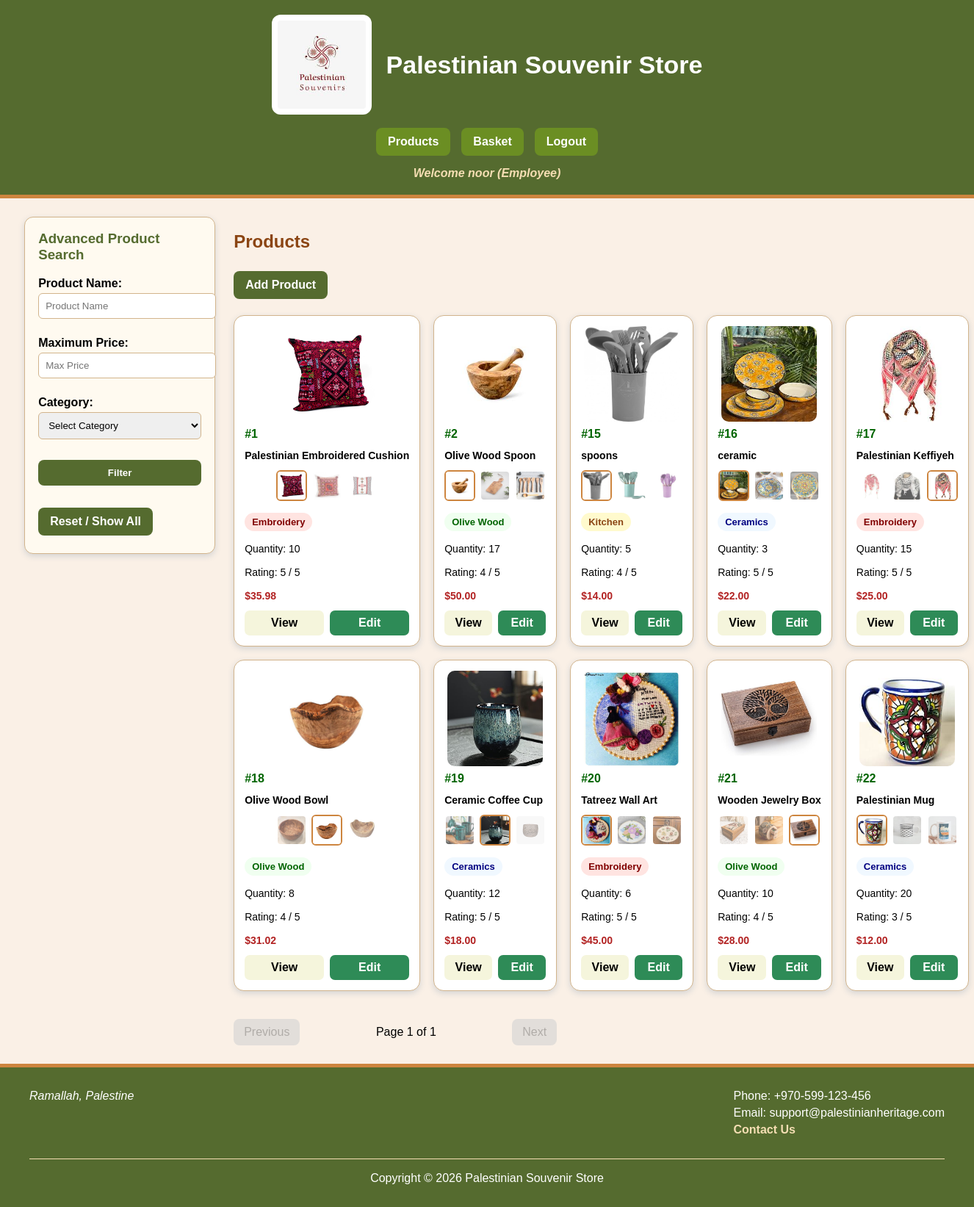
The app's page /products.php (signed in) with its own data.
### tables this page shows
CREATE TABLE `products` (
  `product_id` int(11) NOT NULL,
  `product_name` varchar(100) NOT NULL,
  `category` varchar(50) NOT NULL,
  `description` text NOT NULL,
  `price` decimal(10,2) NOT NULL,
  `quantity` int(11) NOT NULL,
  `rating` int(11) NOT NULL,
  `photo1` varchar(255) NOT NULL,
  `photo2` varchar(255) NOT NULL,
  `photo3` varchar(255) NOT NULL,
  `default_photo` varchar(255) NOT NULL
);

### Product.class.php (the view, shortened to what this page needs)
<?php
class Product {
    private $productId;
    private $productName;
    private $category;
    private $price;
    private $quantity;
    private $rating;
    private $photo1;
    private $photo2;
    private $photo3;
    private $defaultPhoto;
    public function __construct(
        $productId = "",
        $productName = "",
        $category = "",
        $description = "",
        $price = "",
        $quantity = "",
        $rating = "",
        $photo1 = "",
        $photo2 = "",
        $photo3 = "",
        $defaultPhoto = ""
    ) {
        $this->productId = $productId;
        $this->productName = $productName;
        $this->category = $category;
        $this->price = $price;
        $this->quantity = $quantity;
        $this->rating = $rating;
        $this->photo1 = $photo1;
        $this->photo2 = $photo2;
        $this->photo3 = $photo3;
        $this->defaultPhoto = $defaultPhoto;
    }
    private function getBadgeClass() {
        $categoryClass = strtolower($this->category);
        $categoryClass = str_replace(" ", "-", $categoryClass);
        $categoryClass = preg_replace("/[^a-z0-9\-]/", "", $categoryClass);
        return "badge-" . $categoryClass;
    }
    private function displayThumbnail($photo) {
        $activeClass = "";
        if($photo == $this->defaultPhoto){
            $activeClass = "active-thumb";
        }
        return "
            <a href='view.php?id=$this->productId'>
                <img src='images/$photo'
                class='$activeClass'
                alt='product thumbnail'>
            </a>
        ";
    }
    public function displayCard() {
        $viewLink = "view.php?id=$this->productId";
        $basketLink = "add_to_basket.php?id=$this->productId";
        $editLink = "edit.php?id=$this->productId";
        $actions = "
            <nav class='card-actions'>
                <a class='view-btn' href='$viewLink'>View</a>
        ";
        if(isset($_SESSION['logged_in']) && $_SESSION['role'] == 'Employee'){
            $actions .= "
                <a class='basket-btn' href='$editLink'>Edit</a>
            ";
        }
        else{
            $actions .= "
                <a class='basket-btn' href='$basketLink'>Add To Basket</a>
            ";
        }
        $actions .= "
            </nav>
        ";
        $badgeClass = $this->getBadgeClass();
        $priceFormatted = number_format((float)$this->price, 2);
        $output = "
            <article class='product-card'>
                <img src='images/$this->defaultPhoto'
                class='main-product-img'
                alt='product image'>
                <h3>
                    <a href='$viewLink'>
                        #$this->productId
                    </a>
                </h3>
                <p class='product-name'>
                    $this->productName
                </p>
                <section class='thumbnail-row'>
                    " . $this->displayThumbnail($this->photo1) . "
                    " . $this->displayThumbnail($this->photo2) . "
                    " . $this->displayThumbnail($this->photo3) . "
                </section>
                <p>
                    <span class='badge $badgeClass'>
                        $this->category
                    </span>
                </p>
                <p>
                    Quantity: $this->quantity
                </p>
                <p>
                    Rating: $this->rating / 5
                </p>
                <p class='price'>
                    $$priceFormatted
                </p>
                $actions
            </article>
        ";
        return $output;
    }
}
?>

### products.php (shortened to what this page needs)
<?php
require_once("dbconfig.inc.php");
require_once("Product.class.php");
require_once("header.inc.php");
$state = json_decode($_SESSION["product_search_state"], true);
$state["per_page"] = 10;
$where = " WHERE 1=1 ";
$count_sql = "SELECT COUNT(*) FROM products " . $where;
$count_stmt = $pdo->prepare($count_sql);
$count_stmt->execute();
$total_records = $count_stmt->fetchColumn();
$per_page = 10;
$total_pages = ceil($total_records / $per_page);
$offset = ($state["current_page"] - 1) * $per_page;
$sort_col = $state["sort_col"];
$sort_dir = $state["sort_dir"];
$sql = "SELECT * FROM products " . $where . " ORDER BY $sort_col $sort_dir LIMIT :limit OFFSET :offset";
$stmt = $pdo->prepare($sql);
$stmt->bindValue(":limit", $per_page, PDO::PARAM_INT);
$stmt->bindValue(":offset", $offset, PDO::PARAM_INT);
$stmt->execute();
?>
<aside>
    <h3>Advanced Product Search</h3>
    <form method="post" action="products.php">
        <p>
            <label>Product Name:</label>
            <input type="text"
            name="name"
            placeholder="Product Name"
            value="<?php echo $state['name']; ?>">
        </p>
        <p>
            <label>Maximum Price:</label>
            <input type="number"
            name="max_price"
            placeholder="Max Price"
            value="<?php echo $state['max_price']; ?>">
        </p>
        <p>
            <label>Category:</label>
            <select name="category">
                <option value="">Select Category</option>
            </select>
        </p>
        <p>
            <input type="submit" name="filter" value="Filter">
        </p>
        <p>
            <a href="products.php?reset=1">Reset / Show All</a>
        </p>
    </form>
</aside>
<main class="products-content">
    <h2>Products</h2>
    <?php
    if(isset($_SESSION["logged_in"]) && $_SESSION["role"] == "Employee"){
        echo "<p><a href='add.php'>Add Product</a></p>";
    }
    ?>
    <section class="product-grid">
        <?php
        while($row = $stmt->fetch(PDO::FETCH_ASSOC)){
            $product = new Product(
                $row["product_id"],
                $row["product_name"],
                $row["category"],
                $row["description"],
                $row["price"],
                $row["quantity"],
                $row["rating"],
                $row["photo1"],
                $row["photo2"],
                $row["photo3"],
                $row["default_photo"]
            );
            echo $product->displayCard();
        }
        ?>
        <nav class="pagination">
            <?php
            if($state["current_page"] > 1){
                $prev = $state["current_page"] - 1;
                echo "<a href='products.php?page=$prev'>Previous</a>";
            }
            else{
                echo "<span class='disabled'>Previous</span>";
            }
            ?>
            <span>
                Page <?php echo $state["current_page"]; ?> of <?php echo $total_pages; ?>
            </span>
            <?php
            if($state["current_page"] < $total_pages){
                $next = $state["current_page"] + 1;
                echo "<a href='products.php?page=$next'>Next</a>";
            }
            else{
                echo "<span class='disabled'>Next</span>";
            }
            ?>
        </nav>
    </section>
</main>
<?php
require_once("footer.inc.php");
?>

### style.css (style rules this page uses)
body { margin: 0; font-family: Arial, Helvetica, sans-serif; background-color: linen; color: black; min-height: 100vh; display: flex; flex-direction: column; }
a { color: darkgreen; text-decoration: none; }
.page-layout > main { grid-column: 1 / 3; }
.page-layout > aside { grid-column: 1; }
.page-layout > aside + main { grid-column: 2; }
aside { background-color: floralwhite; border: 1px solid tan; border-radius: 12px; padding: 18px; box-shadow: 0 3px 8px lightgray; }
aside h3 { margin-top: 0; color: darkolivegreen; }
aside form { display: flex; flex-direction: column; gap: 12px; }
aside form p { margin: 0; }
aside input, aside select { width: 100%; padding: 9px; border: 1px solid tan; border-radius: 6px; }
aside input[type="submit"], button, input[type="submit"] { background-color: darkolivegreen; color: white; border: none; padding: 10px 16px; border-radius: 8px; font-weight: bold; }
form { max-width: 650px; }
label { font-weight: bold; }
input, select, textarea { padding: 9px; border: 1px solid tan; border-radius: 6px; margin: 4px 0 12px; }
main h2, main h3 { color: saddlebrown; }
main h3 { font-weight: bold; font-size: 20px; }
td a, main > p a, .page-layout a[href*="checkout.php"], .page-layout a[href*="products.php"] { display: inline-block; background-color: darkolivegreen; color: white; padding: 10px 16px; border-radius: 8px; margin: 6px 10px 6px 0; font-weight: bold; text-decoration: none; }
.product-grid { display: grid; grid-template-columns: repeat(5, 1fr); gap: 18px; }
.product-card { background-color: white; border: 1px solid tan; border-radius: 14px; padding: 14px; display: flex; flex-direction: column; gap: 8px; box-shadow: 0 3px 8px lightgray; }
.product-card img.main-product-img { display: block; width: 130px; height: 130px; margin: 0 auto; border-radius: 10px; }
.product-card h3 { margin: 0; font-size: 16px; }
.product-card p { margin: 4px 0; font-size: 14px; }
.product-name { font-weight: bold; white-space: nowrap; overflow: hidden; text-overflow: ellipsis; }
.thumbnail-row { display: flex; justify-content: center; gap: 6px; }
.thumbnail-row img { width: 38px; height: 38px; border-radius: 6px; opacity: 0.65; border: 2px solid transparent; }
.thumbnail-row img.active-thumb { opacity: 1; border-color: peru; }
.price { color: firebrick; font-weight: bold; font-size: 18px; }
.card-actions { display: flex; gap: 8px; margin-top: auto; }
.card-actions a { flex: 1; text-align: center; padding: 8px; border-radius: 7px; font-weight: bold; text-decoration: none; }
.card-actions .view-btn { background-color: beige; color: black; }
.card-actions .basket-btn { background-color: seagreen; color: white; }
.badge { display: inline-block; padding: 5px 10px; border-radius: 999px; font-size: 13px; font-weight: bold; }
.badge-embroidery { background-color: mistyrose; color: maroon; }
.badge-olive-wood { background-color: honeydew; color: darkgreen; }
.badge-kitchen { background-color: lemonchiffon; color: saddlebrown; }
.badge-ceramics { background-color: aliceblue; color: navy; }
.pagination { grid-column: 1 / 3; display: flex; justify-content: space-between; align-items: center; margin-top: 20px; }
.pagination a, .pagination span { padding: 9px 14px; border-radius: 8px; }
.pagination .disabled { background-color: lightgray; color: gray; opacity: 0.6; }

### records on screen
products: default_photo (picture), product_id "1", product_name "Palestinian Embroidered Cushion", photo1+default_photo (picture), category "Embroidery", quantity "10", rating "5", price "35.98"
products: default_photo (picture), product_id "2", product_name "Olive Wood Spoon", photo1+default_photo (picture), category "Olive Wood", quantity "17", rating "4", price "50.00"
products: default_photo (picture), product_id "15", product_name "spoons", photo1+default_photo (picture), category "Kitchen", quantity "5", rating "4", price "14.00"
products: default_photo (picture), product_id "16", product_name "ceramic", photo1+default_photo (picture), category "Ceramics", quantity "3", rating "5", price "22.00"
products: default_photo (picture), product_id "17", product_name "Palestinian Keffiyeh", photo1 (picture), category "Embroidery", quantity "15", rating "5", price "25.00"
products: default_photo (picture), product_id "18", product_name "Olive Wood Bowl", photo1 (picture), category "Olive Wood", quantity "8", rating "4", price "31.02"
products: default_photo (picture), product_id "19", product_name "Ceramic Coffee Cup", photo1 (picture), category "Ceramics", quantity "12", rating "5", price "18.00"
products: default_photo (picture), product_id "20", product_name "Tatreez Wall Art", photo1+default_photo (picture), category "Embroidery", quantity "6", rating "5", price "45.00"
products: default_photo (picture), product_id "21", product_name "Wooden Jewelry Box", photo1 (picture), category "Olive Wood", quantity "10", rating "4", price "28.00"
products: default_photo (picture), product_id "22", product_name "Palestinian Mug", photo1+default_photo (picture), category "Ceramics", quantity "20", rating "3", price "12.00"

### other values on screen
$_SESSION['first_name'] "noor"
$_SESSION['role'] "Employee"
$state["current_page"] "1"
$total_pages "1"
